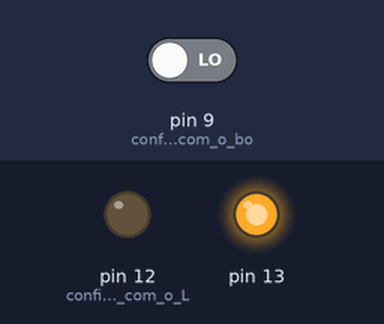
Bench run of a sketch on a simulated Arduino Uno, built with avr-gcc and run on an emulated ATmega328P. On the bench: output pins drawn as LEDs (lit = HIGH). The test bench sets the inputs (shaded band); at power-on: pin 9 (configura_o_pino_com_o_bo) LOW.

Above: at 1.2 s.
1.3 s: pin 9 (configura_o_pino_com_o_bo) driven HIGH
At 1.9 s:
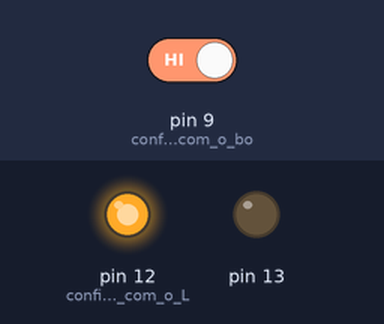
2.8 s: pin 9 (configura_o_pino_com_o_bo) driven LOW
At 4.2 s:
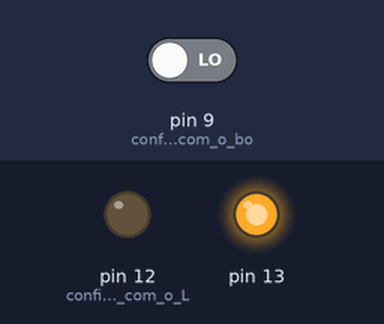
Timing chart, 0 to 5.8 s (numbered marks = the images above; inputs shaded):
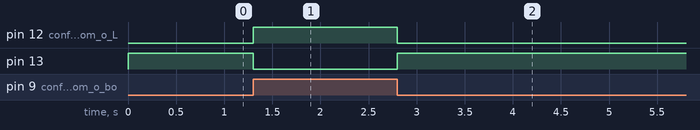

Measured:
- after the input at 1.3 s, pin 12 (configura_o_prino_com_o_L): LOW → HIGH at once; pin 13: HIGH → LOW at once
- after the input at 2.8 s, pin 12 (configura_o_prino_com_o_L): HIGH → LOW at once; pin 13: LOW → HIGH at once

The sketch:

exercicio_01.ino
```cpp
/*******************************************************************************
* RoboCore Kit Iniciante V8 para Arduino - Lendo um Botão
* Acende o LED quando o botão é pressionado e o apaga quando o botão é solto.
*******************************************************************************/

void setup(){
  pinMode(9, INPUT); // configura o pino com o botão como entrada
  pinMode(12, OUTPUT); // configura o prino com o LED como saída
  pinMode(13, OUTPUT);
  }

  void loop(){
    if(digitalRead(9) == HIGH){ // se o botão estiver pressionado (HIGH). Código executado se a condição for verdadeira (HIGH)
      digitalWrite(12, HIGH); // acende o LED
      digitalWrite(13, LOW); // apaga o LED
      }
      else{ // se não estiver pressionado (LOW). Código executado se a condição for falsa (LOW)
        digitalWrite(12, LOW); // apaga o LED
        digitalWrite(13, HIGH);
        }
    }
```
